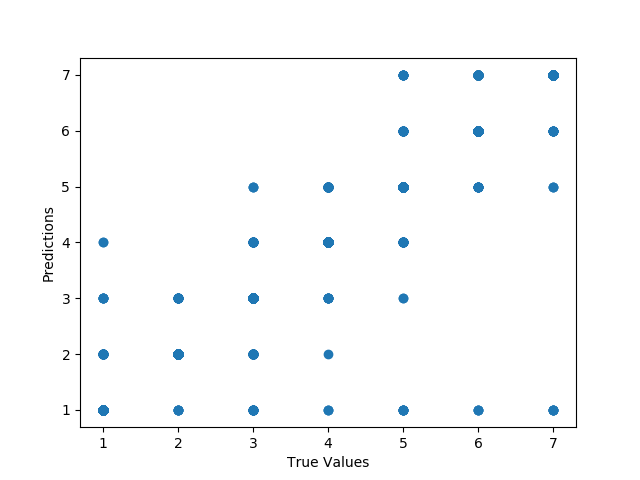

This figure's Python source:
"""
  uma rede neural MLP implementada segundo
  https://www.springboard.com/blog/beginners-guide-neural-network-in-python-scikit-learn-0-18/
  http://scikit-learn.org/stable/modules/cross_validation.html
  https://towardsdatascience.com/train-test-split-and-cross-validation-in-python-80b61beca4b6
"""
from sklearn.model_selection import KFold 
from sklearn.neural_network import MLPClassifier
from sklearn.metrics import precision_score
from sklearn.metrics import classification_report, confusion_matrix

import pandas as pd
import numpy as np
import pickle
data = pd.read_csv('A3_ok.csv', names = ["var1", "var2", "var3", "class"])


functions = ['identity', 'logistic', 'tanh', 'relu']
neurons = [5, 6, 7, 8, 9, 10]
iterations = [800, 900, 1000, 1100, 1200]

subconjuntos = 10
kf = KFold(n_splits=subconjuntos)  
kf.get_n_splits(data)
melhorFuncao = ''
maiorMediaAcerto = 0
neuron = 0
it = 0
rede = MLPClassifier()
for i in iterations:
	for n in neurons:
		for f in functions:
			mediaAcerto = 0;
			for train, test in kf.split(data):  
				IN = np.array(data.drop('class',axis=1))
				OUT = np.array(data['class'])
				X_train, X_test, Y_train, Y_test = IN[train], IN[test], OUT[train], OUT[test]
				mlp = MLPClassifier(activation=f, hidden_layer_sizes=(n), max_iter=i)
				mlp.fit(X_train,Y_train)
				classes = mlp.predict(X_test)
				mediaAcerto = precision_score(Y_test, classes, average="macro") + mediaAcerto
				#print precision_score(Y_test, classes, average="macro")
				#print(confusion_matrix(Y_test,classes))
				#print(classification_report(Y_test,classes))
			
			mediaAcerto = mediaAcerto / subconjuntos
			print f, n, i, mediaAcerto
			if (mediaAcerto > maiorMediaAcerto):
				melhorFuncao = f
				neuron = n
				it = i
				maiorMediaAcerto = mediaAcerto
				rede = mlp
				# save the model to disk
				filename = 'rede.sav'
				pickle.dump(rede, open(filename, 'wb'))

print (melhorFuncao, neuron, it, maiorMediaAcerto)


rede = pickle.load(open('rede.sav', 'rb'))
prediction = pd.read_csv('B3_ok.csv', names = ["var1", "var2", "var3", "class"])

xTest = prediction.drop('class',axis=1)
yTest = prediction['class']
tests = rede.predict(xTest)
print(confusion_matrix(yTest,tests))
print(classification_report(yTest,tests))

from matplotlib import pyplot as plt
plt.scatter(yTest, tests)
plt.xlabel("True Values")
plt.ylabel("Predictions")
plt.show()
	
